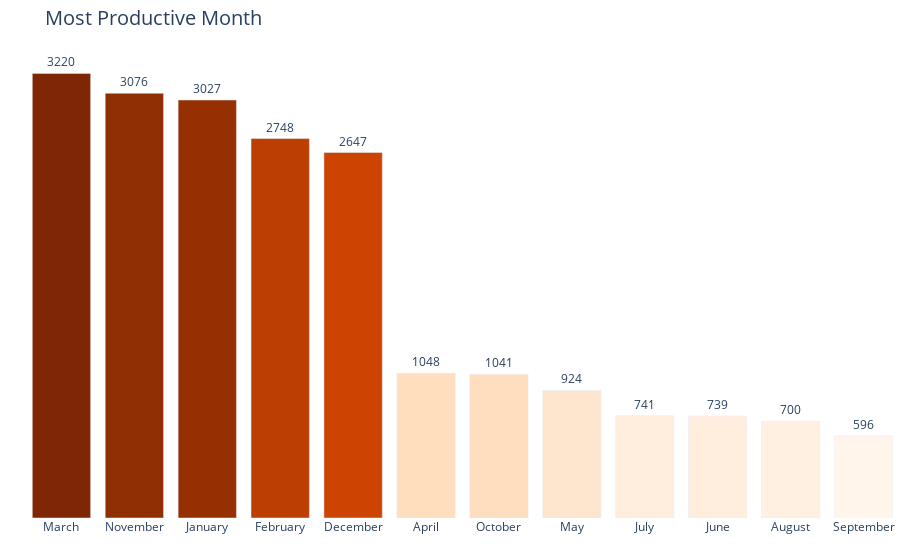

This figure's notebook cell:
### Code cell
mpm = data.groupby('Month')['Items'].count().sort_values(ascending=False)
fig = px.bar(mpm, title='Most Productive Month', color=mpm, color_continuous_scale=px.colors.sequential.Oranges)
fig.update_layout(margin=dict(t=50, b=0, l=0, r=0), titlefont=dict(size=20), xaxis_tickangle=0, plot_bgcolor='white', coloraxis_showscale=False)
fig.update_yaxes(showticklabels=False, title=' ')
fig.update_xaxes(title=' ')
fig.update_traces(texttemplate='%{y}', textposition='outside', hovertemplate = '<b>%{x}</b><br>No. of Transactions: %{y}')
fig.show()

### Figure 1 — Plotly figure (JSON) as saved in the notebook; plotly's stock layout.template omitted (floating-point values rounded to 4 significant figures)
{"data": [{"alignmentgroup": "True", "hovertemplate": "<b>%{x}</b><br>No. of Transactions: %{y}", "legendgroup": "", "marker": {"color": [3220, 3076, 3027, 2748, 2647, 1048, 1041, 924, 741, 739, 700, 596], "coloraxis": "coloraxis"}, "name": "", "offsetgroup": "", "orientation": "v", "showlegend": false, "textposition": "outside", "texttemplate": "%{y}", "type": "bar", "x": ["March", "November", "January", "February", "December", "April", "October", "May", "July", "June", "August", "September"], "xaxis": "x", "y": [3220, 3076, 3027, 2748, 2647, 1048, 1041, 924, 741, 739, 700, 596], "yaxis": "y"}], "layout": {"barmode": "relative", "coloraxis": {"colorbar": {"title": {"text": "color"}}, "colorscale": [[0, "rgb(255,245,235)"], [0.125, "rgb(254,230,206)"], [0.25, "rgb(253,208,162)"], [0.375, "rgb(253,174,107)"], [0.5, "rgb(253,141,60)"], [0.625, "rgb(241,105,19)"], [0.75, "rgb(217,72,1)"], [0.875, "rgb(166,54,3)"], [1, "rgb(127,39,4)"]], "showscale": false}, "legend": {"tracegroupgap": 0}, "margin": {"b": 0, "l": 0, "r": 0, "t": 50}, "plot_bgcolor": "white", "title": {"font": {"size": 20}, "text": "Most Productive Month"}, "xaxis": {"anchor": "y", "domain": [0, 1], "tickangle": 0, "title": {"text": " "}}, "yaxis": {"anchor": "x", "domain": [0, 1], "showticklabels": false, "title": {"text": " "}}}}
